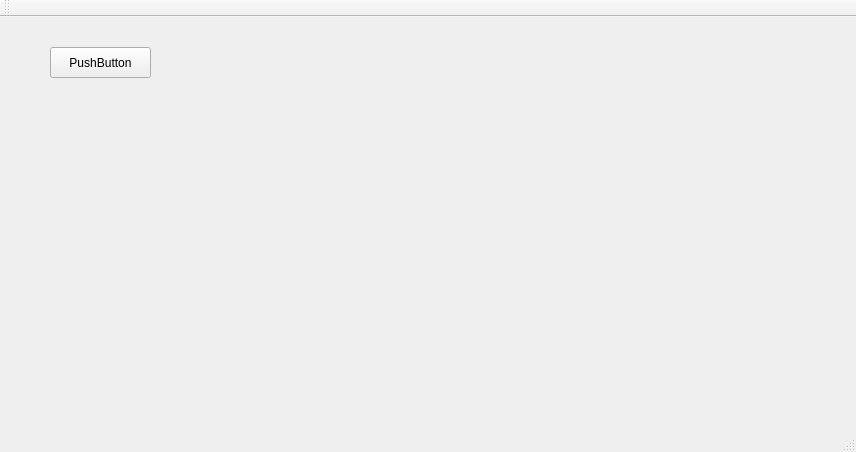
<?xml version="1.0" encoding="UTF-8"?>
<ui version="4.0">
 <class>MainWindowClass</class>
 <widget class="QMainWindow" name="MainWindowClass">
  <property name="geometry">
   <rect>
    <x>0</x>
    <y>0</y>
    <width>856</width>
    <height>452</height>
   </rect>
  </property>
  <property name="windowTitle">
   <string>MainWindow</string>
  </property>
  <widget class="QWidget" name="centralWidget">
   <widget class="QPushButton" name="pushButton">
    <property name="geometry">
     <rect>
      <x>50</x>
      <y>30</y>
      <width>101</width>
      <height>31</height>
     </rect>
    </property>
    <property name="text">
     <string>PushButton</string>
    </property>
   </widget>
  </widget>
  <widget class="QMenuBar" name="menuBar">
   <property name="geometry">
    <rect>
     <x>0</x>
     <y>0</y>
     <width>856</width>
     <height>26</height>
    </rect>
   </property>
  </widget>
  <widget class="QToolBar" name="mainToolBar">
   <attribute name="toolBarArea">
    <enum>TopToolBarArea</enum>
   </attribute>
   <attribute name="toolBarBreak">
    <bool>false</bool>
   </attribute>
  </widget>
  <widget class="QStatusBar" name="statusBar"/>
 </widget>
 <layoutdefault spacing="6" margin="11"/>
 <resources>
  <include location="../res/MainWindow.qrc"/>
 </resources>
 <connections/>
</ui>
